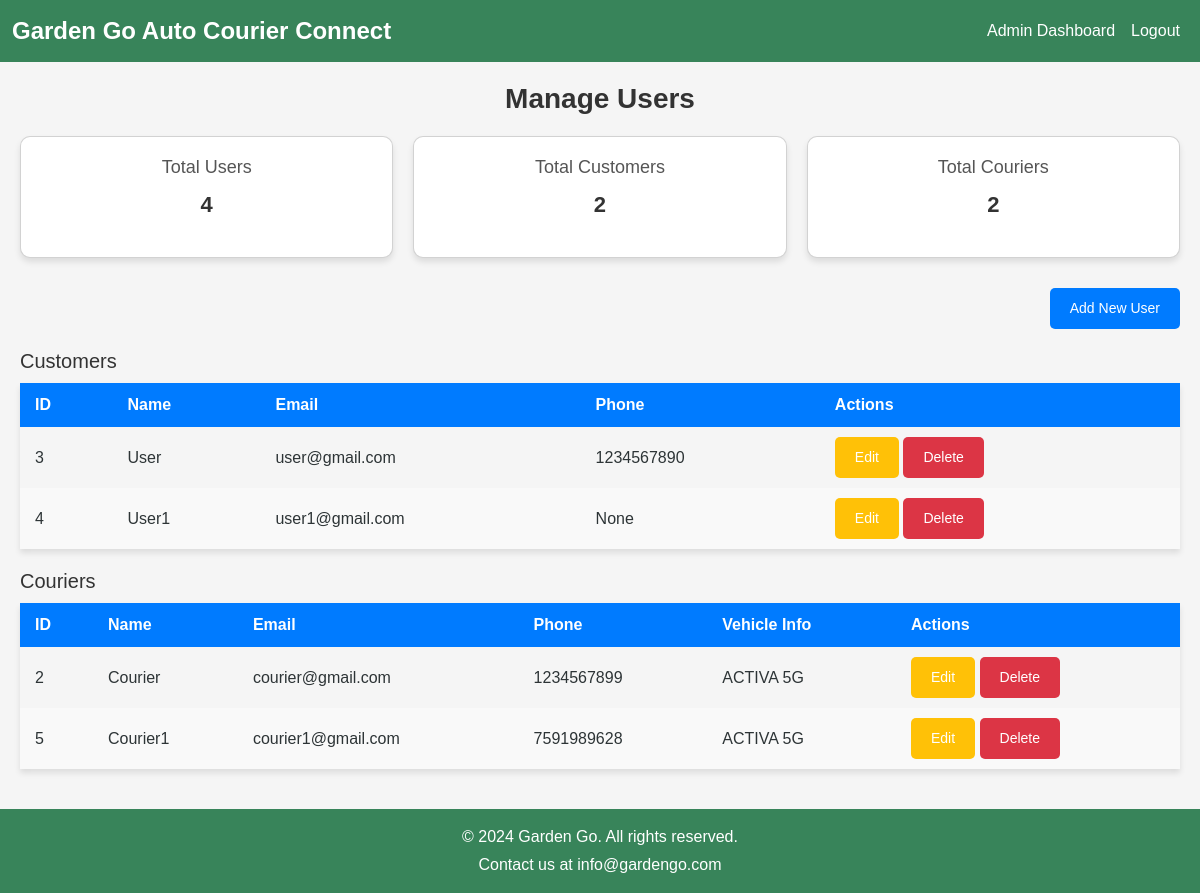
Page /admin/users (signed in) on the committed database.
### models.py (models this page shows, shortened)
class User(db.Model, UserMixin):
    __tablename__ = 'users'
    user_id = db.Column(db.Integer, primary_key=True)
    name = db.Column(db.String(150), nullable=False)
    email = db.Column(db.String(150), unique=True, nullable=False)
    password_hash = db.Column(db.String(256), nullable=False)
    role = db.Column(db.String(50), nullable=False)
    created_at = db.Column(db.DateTime, default=datetime.utcnow)
    profile_updated_at = db.Column(db.DateTime)
    last_login = db.Column(db.DateTime)
    address = db.Column(db.String(300))
    phone_number = db.Column(db.String(15))
    pincode = db.Column(db.String(10))
    region = db.Column(db.String(50))
    country = db.Column(db.String(50), default="India")
    vehicle_info = db.Column(db.String(150))
    vehicle_number = db.Column(db.String(50))
    orders = db.relationship('Order', foreign_keys='Order.user_id', back_populates='user')  # Updated
    assigned_orders = db.relationship('Order', foreign_keys='Order.assigned_to', back_populates='assigned_user')  # New relationship
    carts = db.relationship('Cart', back_populates='user')
    password_resets = db.relationship('PasswordReset', back_populates='user')
    subscriptions = db.relationship('Subscription', back_populates='user')

### admin.py (the view)
@admin_bp.route('/users', methods=['GET'])
@login_required
def list_users():
    customers = User.query.filter_by(role="Customer").all()
    couriers = User.query.filter_by(role="Courier").all()
    return render_template('admin/users.html', customers=customers, couriers=couriers)

### app.py (called while the page is built)
@login_manager.user_loader
def load_user(user_id):
    return User.query.get(int(user_id))

@app.before_request
def update_last_login():
    if current_user.is_authenticated:
        current_user.last_login = datetime.utcnow()
        db.session.commit()

### templates/admin/users.html
{% extends "base.html" %}
{% block css %}
<link
  rel="stylesheet"
  href="{{ url_for('static', filename='css/admin/users.css') }}"
/>
{% endblock %}
{% block content %}
<div class="users-container">
    <h1 class="page-title">Manage Users</h1>
    <div class="summary-cards">
        <div class="card">
            <h2>Total Users</h2>
            <p>{{ customers|length + couriers|length }}</p>
        </div>
        <div class="card">
            <h2>Total Customers</h2>
            <p>{{ customers|length }}</p>
        </div>
        <div class="card">
            <h2>Total Couriers</h2>
            <p>{{ couriers|length }}</p>
        </div>
    </div>
    <div class="actions">
        <a href="{{ url_for('admin.create_user') }}" class="btn btn-primary">Add New User</a>
    </div>
    <div class="table-container">
        <h2>Customers</h2>
        <table class="responsive-table">
            <thead>
                <tr>
                    <th>ID</th>
                    <th>Name</th>
                    <th>Email</th>
                    <th>Phone</th>
                    <th>Actions</th>
                </tr>
            </thead>
            <tbody>
                {% for user in customers %}
                <tr>
                    <td>{{ user.user_id }}</td>
                    <td>{{ user.name }}</td>
                    <td>{{ user.email }}</td>
                    <td>{{ user.phone_number }}</td>
                    <td>
                        <a href="{{ url_for('admin.update_user', user_id=user.user_id) }}" class="btn edit-btn">Edit</a>
                        <form action="{{ url_for('admin.delete_user', user_id=user.user_id) }}" method="POST" class="inline-form">
                            <button type="submit" class="btn delete-btn">Delete</button>
                        </form>
                    </td>
                </tr>
                {% endfor %}
            </tbody>
        </table>
        <h2>Couriers</h2>
        <table class="responsive-table">
            <thead>
                <tr>
                    <th>ID</th>
                    <th>Name</th>
                    <th>Email</th>
                    <th>Phone</th>
                    <th>Vehicle Info</th>
                    <th>Actions</th>
                </tr>
            </thead>
            <tbody>
                {% for user in couriers %}
                <tr>
                    <td>{{ user.user_id }}</td>
                    <td>{{ user.name }}</td>
                    <td>{{ user.email }}</td>
                    <td>{{ user.phone_number }}</td>
                    <td>{{ user.vehicle_info }}</td>
                    <td>
                        <a href="{{ url_for('admin.update_user', user_id=user.user_id) }}" class="btn edit-btn">Edit</a>
                        <form action="{{ url_for('admin.delete_user', user_id=user.user_id) }}" method="POST" class="inline-form">
                            <button type="submit" class="btn delete-btn">Delete</button>
                        </form>
                    </td>
                </tr>
                {% endfor %}
            </tbody>
        </table>
    </div>
</div>
{% endblock %}

### static/css/base.css (style rules this page uses)
* { box-sizing: border-box; margin: 0; padding: 0; }
body { font-family: Arial, sans-serif; background-color: #f5f5f5; color: #2d3436; }

### static/css/admin/users.css (style rules this page uses)
.users-container { padding: 20px; max-width: 1200px; margin: 0 auto; min-height: calc(100vh - 146px); }
.page-title { font-size: 28px; font-weight: bold; text-align: center; margin-bottom: 20px; color: #333; }
.summary-cards { display: flex; gap: 20px; justify-content: space-around; margin-bottom: 30px; }
.card { background: #ffffff; padding: 20px; border-radius: 10px; box-shadow: 0 4px 6px rgba(0, 0, 0, 0.1); text-align: center; flex: 1; transition: transform 0.2s ease-in-out; }
.card h2 { margin: 0 0 10px; font-size: 18px; color: #555; }
.card p { font-size: 22px; font-weight: bold; color: #333; }
.actions { text-align: right; margin-bottom: 20px; }
.btn { padding: 10px 20px; border-radius: 5px; border: none; font-size: 14px; cursor: pointer; text-decoration: none; color: #ffffff; transition: background-color 0.2s ease-in-out; }
.btn-primary { background-color: #007bff; }
.edit-btn { background-color: #ffc107; color: #fff; }
.delete-btn { background-color: #dc3545; color: #fff; }
.table-container { margin-top: 20px; }
.table-container h2 { margin-bottom: 10px; font-size: 20px; color: #333; }
.responsive-table { width: 100%; border-collapse: collapse; margin-bottom: 20px; box-shadow: 0 4px 6px rgba(0, 0, 0, 0.1); }
.responsive-table th, .responsive-table td { padding: 10px 15px; text-align: left; }
.responsive-table th { background-color: #007bff; color: #ffffff; }
.responsive-table tr:nth-child(even) { background-color: #f9f9f9; }
.inline-form { display: inline-block; margin: 0; }

### rows in the picture
User: user_id "3", name "User", email "user@gmail.com", phone_number "1234567890"
User: user_id "4", name "User1", email "user1@gmail.com", phone_number "None"
User: user_id "2", name "Courier", email "courier@gmail.com", phone_number "1234567899", vehicle_info "ACTIVA 5G"
User: user_id "5", name "Courier1", email "courier1@gmail.com", phone_number "7591989628", vehicle_info "ACTIVA 5G"

### other values in the picture
{{ customers|length + couriers|length }} "4"
{{ customers|length }} "2"
{{ couriers|length }} "2"
